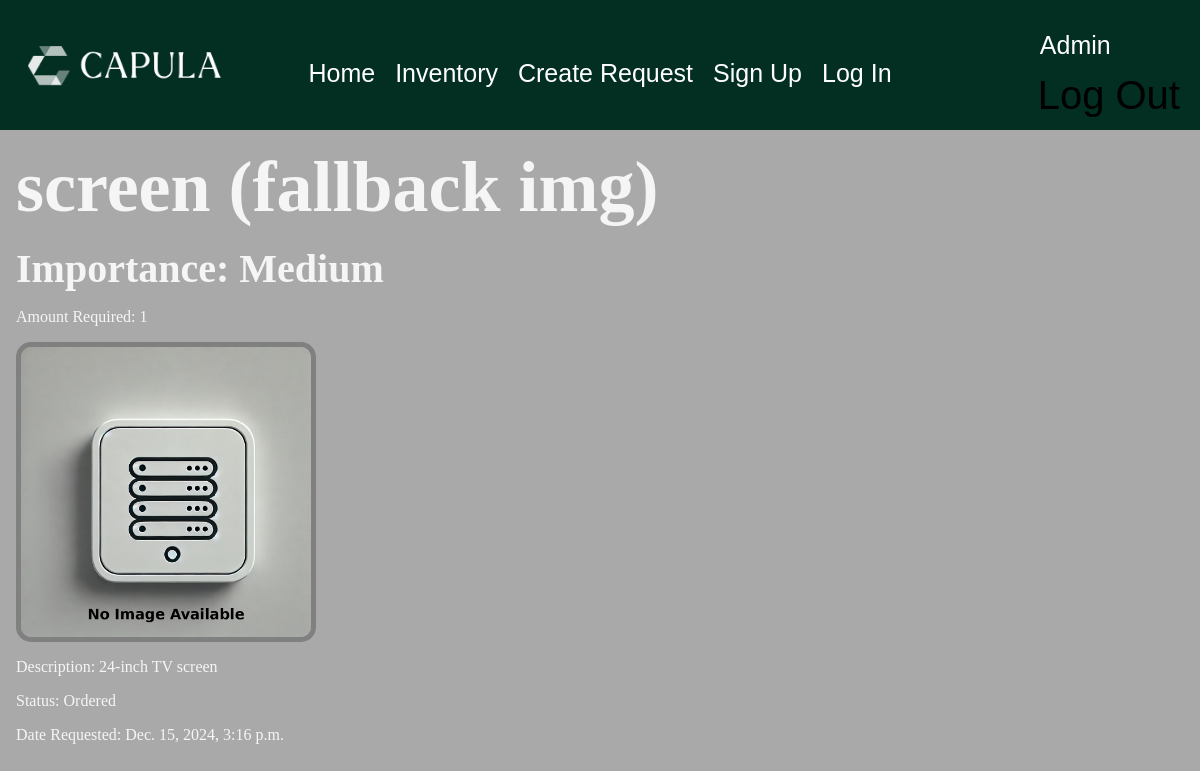
Page /inventory/tv-screen (signed in) on the committed database.
### inventory/models.py (models this page shows, shortened)
class Stock(models.Model): # Stock is the name of the model
    id = models.AutoField(primary_key=True)
    name = models.CharField(max_length=75)
    description = models.TextField(max_length=500)
    amount = models.DecimalField(
        max_digits=10,
        decimal_places=0
    )
    IMPORTANCE_CHOICES = [
        ('Low', 'Low'),
        ('Medium', 'Medium'),
        ('High', 'High'),
    ]
    importance = models.CharField(max_length=6, choices=IMPORTANCE_CHOICES, default='Low')
    STATUS_CHOICES = [
        ('Ordered', 'Ordered'),
        ('Denied', 'Denied'),
        ('Pending', 'Pending'),
    ]
    status = models.CharField(max_length=7, choices=STATUS_CHOICES, default='Pending')
    createdAt = models.DateTimeField(auto_now_add=True)
    image = models.URLField(max_length=300, blank=True, null=True)
    banner = models.ImageField(default='fallback.png', blank=True)  # Pillow installed first using terminal
    slug = models.SlugField(unique=True)

### inventory/views.py (the view)
# urls.py: path('<slug:slug>', views.item_page, name = "page"),
@login_required(login_url="/users/login/")
def item_page(request, slug): #recieved slug from urls.py
    stock = Stock.objects.get(slug=slug)
    return render(request, 'inventory/item_page.html', {'stock': stock})

### inventory/templates/inventory/item_page.html (shortened to what this page needs)
{% extends 'layout.html' %}
{% block content %}
    <section>
        <h1>{{ stock.name }}</h1>
        <h2>Importance: {{ stock.importance}}</h2>
        <p>Amount Required: {{ stock.amount }}</p>
        <img
         class="banner"
         src ="{{ stock.banner.url }}"
         alt ="Image Not Available"
        />
        <p>Description: {{ stock.description }}</p>
        <p>Status: {{ stock.status }}</p>
        <p>Date Requested: {{ stock.createdAt }}</p>
    </section>
{% endblock %}

### static/CSS/style.css (style rules this page uses)
html { font-size: 16px; }
* { margin: 0; padding: 0; box-sizing: border-box; }
body { min-height: 100vh; background-color: darkgrey; color: whitesmoke; font-size: 3rem; }
section { display: flex; flex-flow: column; gap: 1rem; }
h2 { font-size: 2.5rem; }
p { font-size: 1rem; }
.banner { display: block; width: 100%; max-width: 300px; border-style: solid; border-width: 5px; border-color: grey; border-radius: 5%; }

### rows in the picture
Stock: name "screen (fallback img)", importance "Medium", amount "1", banner (picture), description "24-inch TV screen", status "Ordered", createdAt "Dec. 15, 2024, 3:16 p.m."
